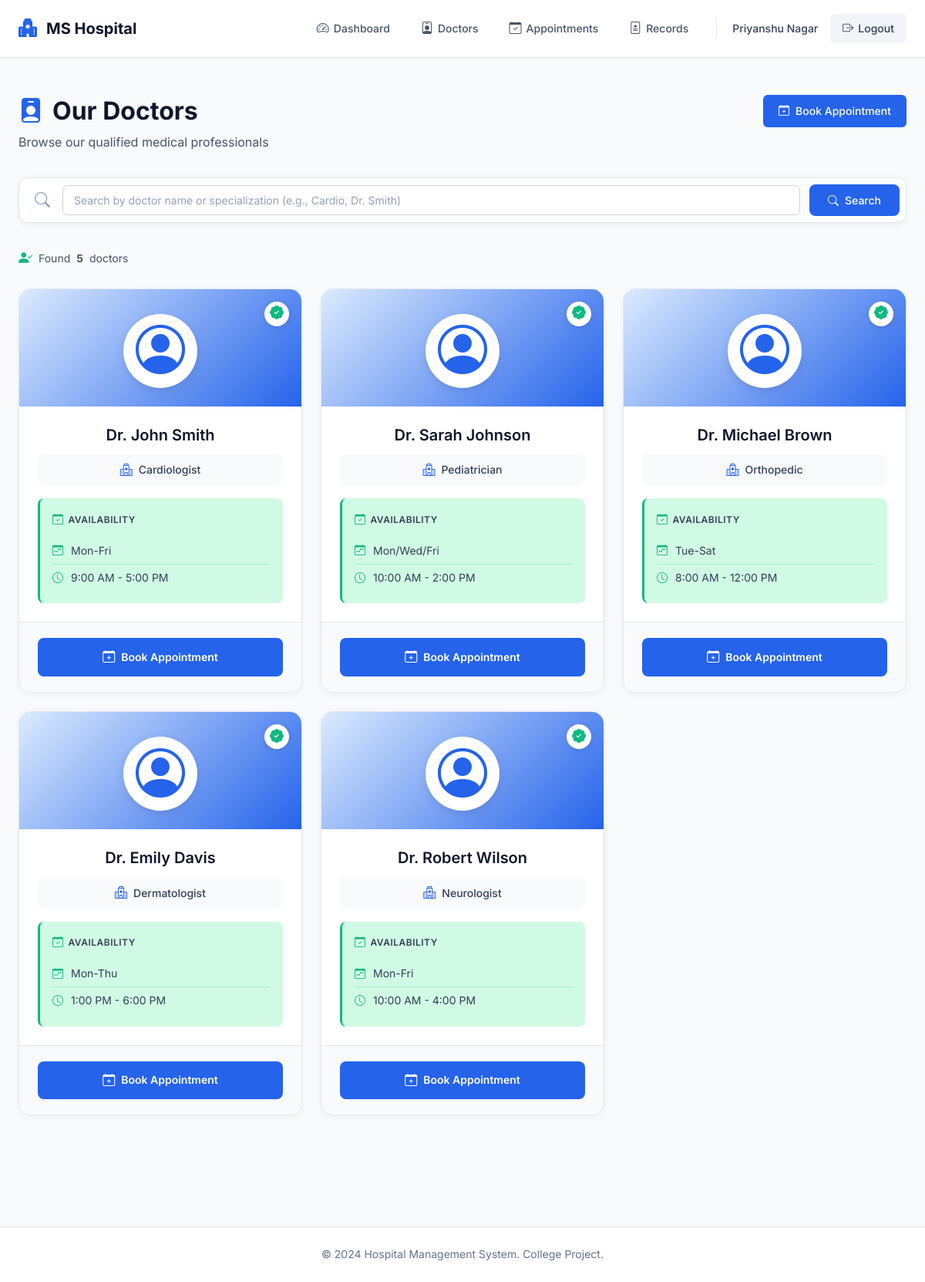
/user/doctors (signed in), run on the app's committed database.
### models.py (models this page shows, shortened)
class User(UserMixin, db.Model):
    __tablename__ = 'users'
    id = db.Column(db.Integer, primary_key=True)
    name = db.Column(db.String(100), nullable=False)
    email = db.Column(db.String(120), unique=True, nullable=False)
    password_hash = db.Column(db.String(255), nullable=False)
    role = db.Column(db.String(20), nullable=False, default='user')  # 'user' or 'admin'
    created_at = db.Column(db.DateTime, default=datetime.utcnow)
    appointments = db.relationship('Appointment', backref='patient', lazy=True, cascade='all, delete-orphan')
    @property
    def is_admin(self):
        return self.role == 'admin'

class Doctor(db.Model):
    __tablename__ = 'doctors'
    id = db.Column(db.Integer, primary_key=True)
    name = db.Column(db.String(100), nullable=False)
    specialization = db.Column(db.String(100), nullable=False)
    available_days = db.Column(db.String(100), nullable=True)  # New field
    available_time = db.Column(db.String(100), nullable=True)  # New field
    created_at = db.Column(db.DateTime, default=datetime.utcnow)
    appointments = db.relationship('Appointment', backref='doctor', lazy=True, cascade='all, delete-orphan')

### user.py (the view)
@user_bp.route('/doctors')
@login_required
@user_required
def doctors():
    search_query = request.args.get('search', '').strip()
    if search_query:
        all_doctors = Doctor.query.filter(
            db.or_(
                Doctor.name.ilike(f'%{search_query}%'),
                Doctor.specialization.ilike(f'%{search_query}%')
            )
        ).all()
    else:
        all_doctors = Doctor.query.all()
    return render_template('user/doctors.html', doctors=all_doctors, search_query=search_query)

### app.py (called while the page is built)
@login_manager.user_loader
def load_user(user_id):
    return User.query.get(int(user_id))

### user.py (called while the page is built)
def user_required(f):
    @wraps(f)
    def decorated_function(*args, **kwargs):
        if current_user.is_admin:
            flash('Access denied. Admin cannot access user pages.', 'danger')
            return redirect(url_for('admin.dashboard'))
        return f(*args, **kwargs)
    return decorated_function

### templates/user/doctors.html (shortened to what this page needs)
{% extends "base.html" %}
{% block content %}
<div class="page-header">
    <div>
        <h1><i class="bi bi-person-badge-fill"></i> Our Doctors</h1>
        <p class="lead">Browse our qualified medical professionals</p>
    </div>
    <div class="page-actions">
        <a href="{{ url_for('user.book_appointment') }}" class="btn-primary">
            <i class="bi bi-calendar-plus"></i> Book Appointment
        </a>
    </div>
</div>
<div class="search-section">
    <div class="search-box">
        <i class="bi bi-search search-icon"></i>
        <form method="GET" action="{{ url_for('user.doctors') }}" class="search-form">
            <input type="text"
                   name="search"
                   class="search-input"
                   placeholder="Search by doctor name or specialization (e.g., Cardio, Dr. Smith)"
                   value="{{ search_query if search_query else '' }}"
                   autocomplete="off">
            <button type="submit" class="btn-primary search-btn">
                <i class="bi bi-search"></i> Search
            </button>
        </form>
    </div>
</div>
{% if doctors %}
<div class="results-count">
    <i class="bi bi-person-check-fill"></i>
    Found <strong>{{ doctors|length }}</strong> doctor{{ 's' if doctors|length != 1 else '' }}
</div>
{% endif %}
{% if doctors %}
<div class="doctors-grid">
    {% for doctor in doctors %}
    <div class="doctor-card">
        <div class="doctor-card-header">
            <div class="doctor-avatar">
                <i class="bi bi-person-circle"></i>
            </div>
            <div class="doctor-badge">
                <i class="bi bi-patch-check-fill"></i>
            </div>
        </div>
        <div class="doctor-card-body">
            <h3 class="doctor-name">{{ doctor.name }}</h3>
            <div class="doctor-specialization">
                <i class="bi bi-hospital"></i>
                <span>{{ doctor.specialization }}</span>
            </div>
            {% if doctor.available_days or doctor.available_time %}
            <div class="doctor-availability">
                <div class="availability-label">
                    <i class="bi bi-calendar-check"></i>
                    <span>Availability</span>
                </div>
                {% if doctor.available_days %}
                <div class="availability-item">
                    <i class="bi bi-calendar-week"></i>
                    <span>{{ doctor.available_days }}</span>
                </div>
                {% endif %}
                {% if doctor.available_time %}
                <div class="availability-item">
                    <i class="bi bi-clock"></i>
                    <span>{{ doctor.available_time }}</span>
                </div>
                {% endif %}
            </div>
            {% endif %}
        </div>
        <div class="doctor-card-footer">
            <a href="{{ url_for('user.book_appointment') }}" class="btn-book">
                <i class="bi bi-calendar-plus"></i>
                Book Appointment
            </a>
        </div>
    </div>
    {% endfor %}
</div>
{% endif %}
{% endblock %}

### templates/base.html (shortened to what this page needs)
<!DOCTYPE html>
<html lang="en">
<head>
    <link rel="stylesheet" href="https://cdn.jsdelivr.net/npm/bootstrap-icons@1.11.0/font/bootstrap-icons.css">
    <link rel="stylesheet" href="{{ url_for('static', filename='css/style.css') }}">
</head>
<body>
    <nav class="navbar">
        <div class="container">
            <div class="navbar-brand">
                <a href="{{ url_for('index') }}" class="brand-link">
                    <i class="bi bi-hospital-fill"></i>
                    <span>MS Hospital</span>
                </a>
            </div>
            <div class="navbar-menu">
                {% if current_user.is_authenticated %}
                    {% if current_user.is_admin %}
                        <a href="{{ url_for('admin.dashboard') }}" class="nav-link">
                            <i class="bi bi-speedometer2"></i> Dashboard
                        </a>
                        <a href="{{ url_for('admin.doctors') }}" class="nav-link">
                            <i class="bi bi-person-badge"></i> Doctors
                        </a>
                        <a href="{{ url_for('admin.patients') }}" class="nav-link">
                            <i class="bi bi-people"></i> Patients
                        </a>
                        <a href="{{ url_for('admin.appointments') }}" class="nav-link">
                            <i class="bi bi-calendar-check"></i> Appointments
                        </a>
                        <a href="{{ url_for('admin.announcements') }}" class="nav-link">
                            <i class="bi bi-megaphone"></i> Announcements
                        </a>
                        <a href="{{ url_for('admin.activity_logs') }}" class="nav-link">
                            <i class="bi bi-clock-history"></i> Activity
                        </a>
                    {% else %}
                        <a href="{{ url_for('user.dashboard') }}" class="nav-link">
                            <i class="bi bi-speedometer2"></i> Dashboard
                        </a>
                        <a href="{{ url_for('user.doctors') }}" class="nav-link">
                            <i class="bi bi-person-badge"></i> Doctors
                        </a>
                        <a href="{{ url_for('user.appointments') }}" class="nav-link">
                            <i class="bi bi-calendar-check"></i> Appointments
                        </a>
                        <a href="{{ url_for('user.medical_records') }}" class="nav-link">
                            <i class="bi bi-file-medical"></i> Records
                        </a>
                    {% endif %}
                    <div class="user-menu">
                        <span class="user-name">{{ current_user.name }}</span>
                        <a href="{{ url_for('auth.logout') }}" class="btn-logout">
                            <i class="bi bi-box-arrow-right"></i> Logout
                        </a>
                    </div>
                {% endif %}
            </div>
        </div>
    </nav>
    <main class="main-content">
        <div class="container">
            {% block content %}{% endblock %}
        </div>
    </main>
    <footer class="footer">
        <div class="container">
            <p>&copy; 2024 Hospital Management System. College Project.</p>
        </div>
    </footer>
</body>
</html>

### static/css/style.css (style rules this page uses)
* { margin: 0; padding: 0; box-sizing: border-box; }
:root { --primary: #2563eb; --primary-hover: #1d4ed8; --primary-light: #dbeafe; --success: #10b981; --success-light: #d1fae5; --warning: #f59e0b; --warning-light: #fef3c7; --danger: #ef4444; --danger-light: #fee2e2; --info: #06b6d4; --info-light: #cffafe; --gray-50: #f8fafc; --gray-100: #f1f5f9; --gray-200: #e2e8f0; --gray-300: #cbd5e1; --gray-400: #94a3b8; --gray-500: #64748b; --gray-600: #475569; --gray-700: #334155; --gray-800: #1e293b; --gray-900: #0f172a; --white: #ffffff; --black: #000000; --spacing-xs: 8px; --spacing-sm: 12px; --spacing-md: 16px; --spacing-lg: 24px; --spacing-xl: 32px; --spacing-2xl: 48px; --radius-sm: 6px; --radius-md: 12px; --radius-lg: 16px; --radius-full: 9999px; --shadow-sm: 0 1px 2px 0 rgba(0, 0, 0, 0.05); --shadow-md: 0 4px 6px -1px rgba(0, 0, 0, 0.05), 0 2px 4px -1px rgba(0, 0, 0, 0.03); --shadow-lg: 0 10px 15px -3px rgba(0, 0, 0, 0.08), 0 4px 6px -2px rgba(0, 0, 0, 0.03); --font-family: 'Inter', -apple-system, BlinkMacSystemFont, 'Segoe UI', sans-serif; }
body { font-family: var(--font-family); background-color: var(--gray-50); color: var(--gray-800); line-height: 1.6; font-size: 15px; -webkit-font-smoothing: antialiased; -moz-osx-font-smoothing: grayscale; }
.container { max-width: 1200px; margin: 0 auto; padding: 0 var(--spacing-lg); }
.navbar { background: var(--white); border-bottom: 1px solid var(--gray-200); padding: var(--spacing-md) 0; position: sticky; top: 0; z-index: 1000; box-shadow: var(--shadow-sm); }
.navbar .container { display: flex; align-items: center; justify-content: space-between; }
.navbar-brand .brand-link { display: flex; align-items: center; gap: var(--spacing-sm); text-decoration: none; color: var(--gray-900); font-size: 20px; font-weight: 700; transition: color 0.2s; }
.navbar-brand .brand-link i { color: var(--primary); font-size: 24px; }
.navbar-menu { display: flex; align-items: center; gap: var(--spacing-xs); }
.nav-link { display: inline-flex; align-items: center; gap: 6px; padding: var(--spacing-xs) var(--spacing-md); text-decoration: none; color: var(--gray-600); font-size: 14px; font-weight: 500; border-radius: var(--radius-sm); transition: all 0.2s; }
.nav-link i { font-size: 16px; }
.user-menu { display: flex; align-items: center; gap: var(--spacing-md); }
.user-name { font-size: 14px; font-weight: 500; color: var(--gray-700); }
.btn-logout { display: inline-flex; align-items: center; gap: 6px; padding: var(--spacing-xs) var(--spacing-md); background: var(--gray-100); color: var(--gray-700); text-decoration: none; border-radius: var(--radius-sm); font-size: 14px; font-weight: 500; transition: all 0.2s; }
.btn-primary, .btn, .btn-success, .btn-danger, .btn-info, .btn-warning, .btn-secondary { display: inline-flex; align-items: center; justify-content: center; gap: 8px; padding: 10px 20px; font-size: 14px; font-weight: 500; text-decoration: none; border: none; border-radius: var(--radius-sm); cursor: pointer; transition: all 0.2s; font-family: var(--font-family); }
.btn-primary { background: var(--primary); color: var(--white); }
.main-content { min-height: calc(100vh - 200px); padding: var(--spacing-2xl) 0; }
h1, h2, h3, h4, h5, h6 { font-weight: 600; color: var(--gray-900); line-height: 1.3; margin-bottom: var(--spacing-md); }
h1 { font-size: 32px; font-weight: 700; }
h3 { font-size: 22px; }
.lead { font-size: 16px; color: var(--gray-600); margin-bottom: var(--spacing-lg); }
.form-control, .form-select, input[type="text"], input[type="email"], input[type="password"], input[type="datetime-local"], input[type="file"], select, textarea { width: 100%; padding: 10px 14px; font-size: 14px; font-family: var(--font-family); border: 1px solid var(--gray-300); border-radius: var(--radius-sm); background: var(--white); color: var(--gray-900); transition: all 0.2s; }
.footer { background: var(--white); border-top: 1px solid var(--gray-200); padding: var(--spacing-lg) 0; margin-top: var(--spacing-2xl); text-align: center; }
.footer p { margin: 0; font-size: 14px; color: var(--gray-500); }

### data on the page
User: name "Priyanshu Nagar"
Doctor: name "Dr. John Smith", specialization "Cardiologist", available_days "Mon-Fri", available_time "9:00 AM - 5:00 PM"
Doctor: name "Dr. Sarah Johnson", specialization "Pediatrician", available_days "Mon/Wed/Fri", available_time "10:00 AM - 2:00 PM"
Doctor: name "Dr. Michael Brown", specialization "Orthopedic", available_days "Tue-Sat", available_time "8:00 AM - 12:00 PM"
Doctor: name "Dr. Emily Davis", specialization "Dermatologist", available_days "Mon-Thu", available_time "1:00 PM - 6:00 PM"
Doctor: name "Dr. Robert Wilson", specialization "Neurologist", available_days "Mon-Fri", available_time "10:00 AM - 4:00 PM"

### other printed values
{{ doctors|length }} "5"
{{ 's' if doctors|length != 1 else '' }} "s"
